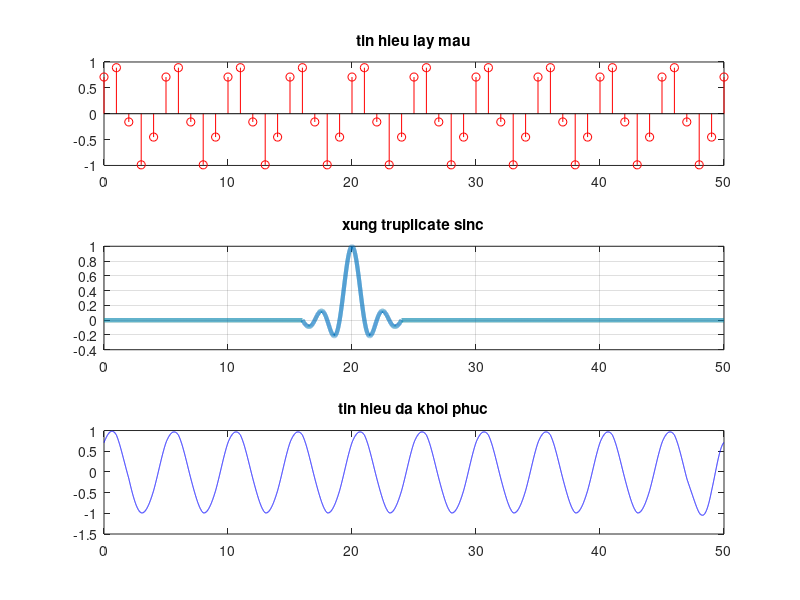

Write the MATLAB code that produced this figure.

fa = 1e6;
fs = 2000;
ncycle =10;
f0 = 400;
phase=rand(1)*pi;
ta = 0:1/fa:ncycle/f0;
t1 = 0:1/fs:ncycle/f0;
sin0 = sin(2*pi*f0*ta+phase);
sin1 = sin(2*pi*f0*t1+phase);

%reconstruct
yt = zeros(1,length(ta));
xt = zeros(1,length(ta));
for i = 1:length(t1)
%xt= sin1(i)*rectpuls(ta*fs - (i - 1));                                 %xung chu nhat 
%xt= sin1(i)*tripuls(ta*fs - (i - 1),2);                                %xung tam giac
xt = sin1(i)*sinc(ta*fs - (i-1)).*rectpuls(ta*fs - (i- 1),8);           %xung sinc
yt = yt + xt;
end
rect1 = rectpuls(ta ,8/fs);
sincc1 = sinc(ta*fs-20).*rectpuls(ta*fs - 20, 8);
% plot(ta,sin0);
hold on;
% tri = tripuls(ta - (1 - 1)/fs,2/fs);
% plot(ta,tri);
subplot(3,1,1)
stem(t1*fs,sin1,'r');
title('tin hieu lay mau');
 subplot(3,1,2);
 plot(ta*fs,sincc1,'LineWidth',3);
 title('xung truplicate sinc');
 grid on
 subplot(3,1,3);
 plot(ta*fs,yt,'b');
 title('tin hieu da khoi phuc');
